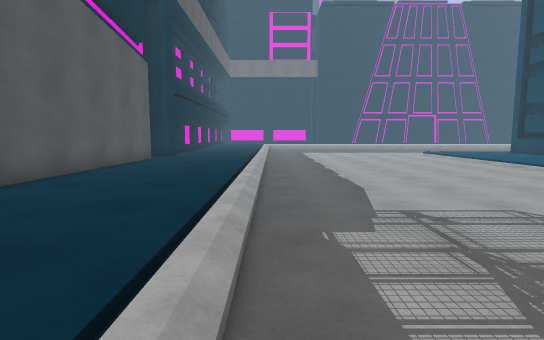
[1] (above)

14 first-person views from a walk through a Unity game level. The camera is 1.3 m above the floor, tilts 6° down and sees 80° across. Doors are open. The floor is counted in squares, 1 m on a side. Each view is taken from the middle of a square. On the plan, view 1 faces up. The plan holds only what a view shows up to about 14 squares ahead; the rest is blank. The place goes on beyond the plan. The player character is not drawn.

[2]
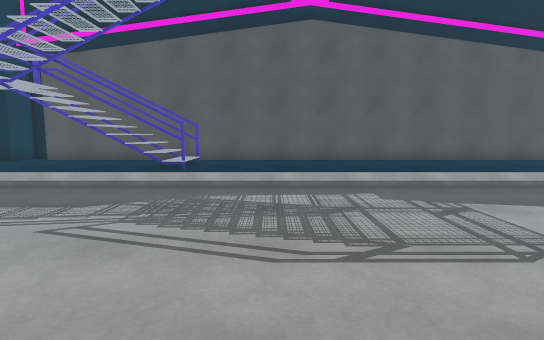

[3]
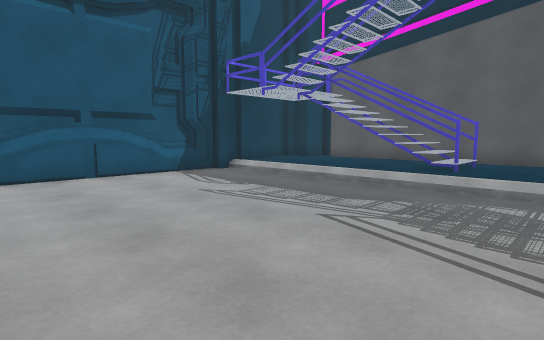

[4]
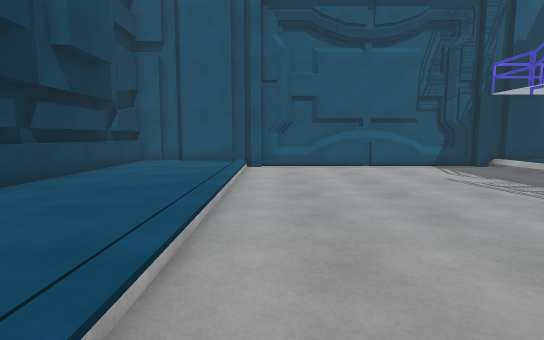

[5]
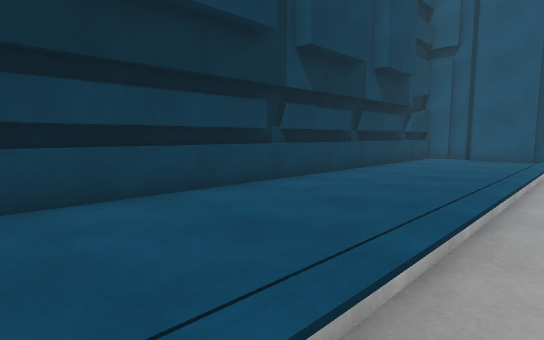

[6]
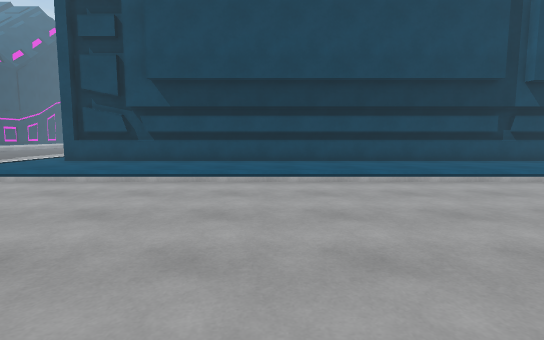

[7]
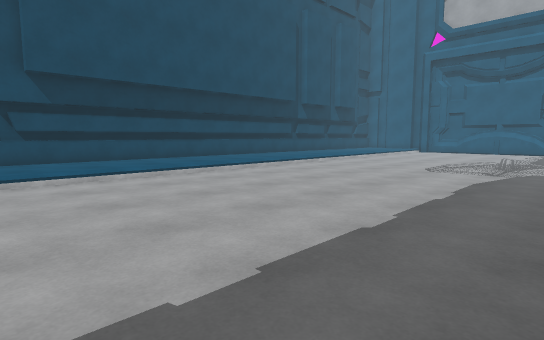

[8]
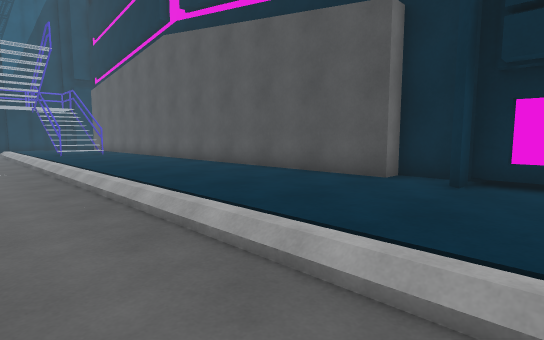

[9]
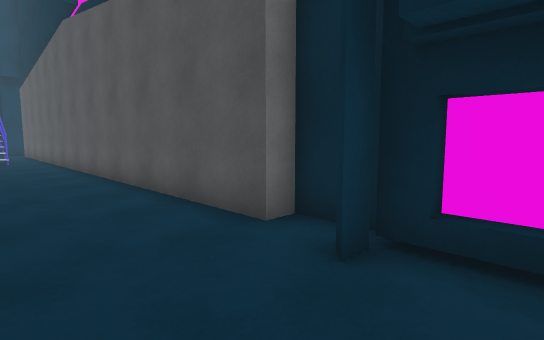

[10]
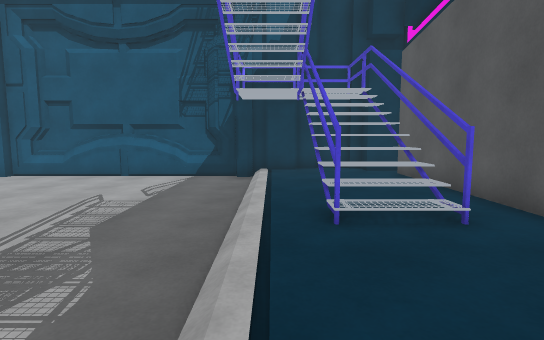

[11]
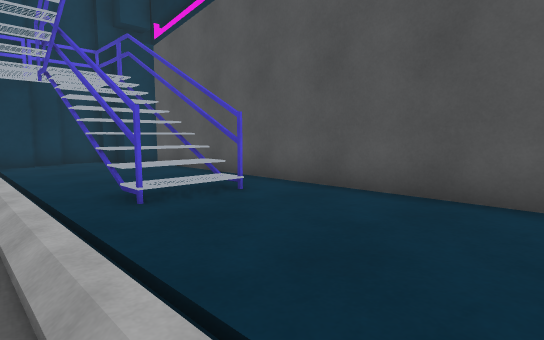

[12]
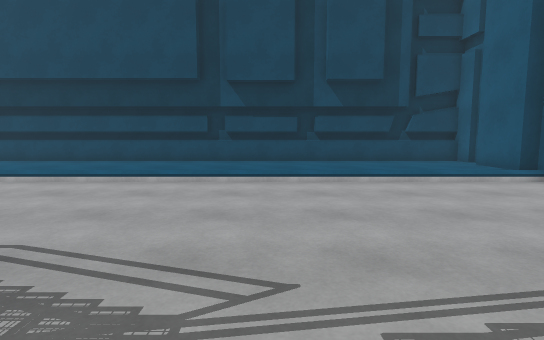

[13]
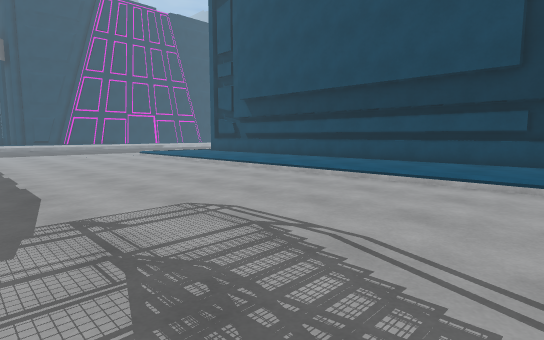

[14]
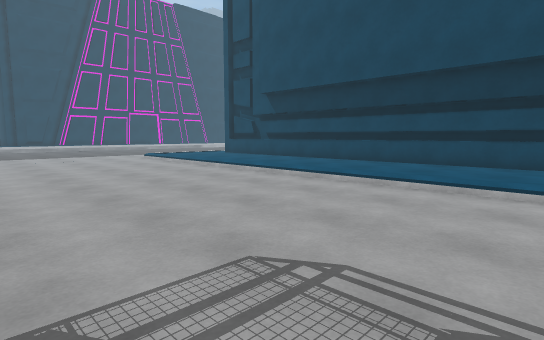

### Floor plan
Key: @ floor where view 1 was taken; # wall or solid block; . main floor; : floor 0.25 m higher than the main floor; / step, stairs or slope.
Columns run from 6 left of view 1 to 15 right of it. Each row starts with its distance up from view 1.
 18 #::::/. ...... ./::::#
 17 #::::/........../::::#
 16 ##:::/........../::::#
 15 #::::/........../::::#
 14 #::::/........../::::#
 13 #::::/........../::::#
 12 #::::/........../::::#
 11 #::::/........../::::#
 10 #::::/........../::::#
  9 #::::/........../::::#
  8 #::::/........../::::#
  7 #::::/........../::::#
  6 #::::/........../::::#
  5 #::::/........../::::#
  4 #::::/........../::::#
  3 #::::/........../::::#
  2 #::::/........../::::#
  1 #::::/........../::::#
  0 #::::/@........./::::#
 -1 #:#:#/........../::::#
 -2 #:###/........../::::#
 -3 #:###/........../::::#
 -4 #:###/........../::::#
 -5 #::::/........../::::#
 -6 #::::/........../::::#
 -7 #::::/........../::::#
 -8 ##:::/........../::::#
 -9  #####################

Where each view was taken, in squares from view 1:
view 1: 0 up, 0 right, facing up
view 2: 2 up, 8 right, facing left
view 3: 2 up, 8 right, facing down-left
view 4: 5 up, 9 right, facing down
view 5: 7 up, 9 right, facing down-right
view 6: 11 up, 1 right, facing right
view 7: 18 up, 0 right, facing down-right
view 8: 18 up, 2 right, facing down-left
view 9: 18 up, 2 left, facing down-left
view 10: 4 up, 1 left, facing down
view 11: 4 up, 0 right, facing down-left
view 12: 1 down, 1 right, facing right
view 13: 0 up, 1 right, facing up-right
view 14: 3 up, 2 right, facing up-right
